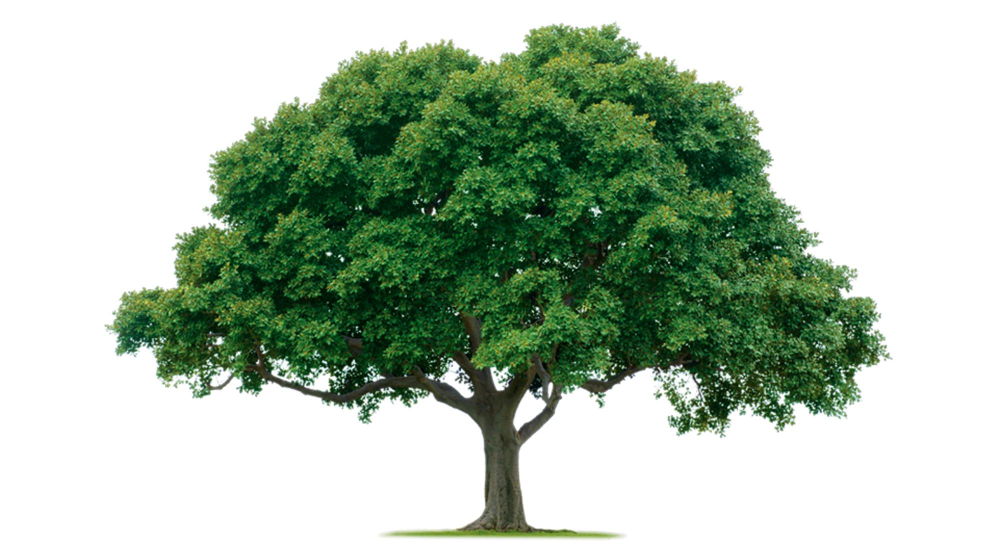
#> input picture tree.jpg, 2000 x 1082 px (shown at 1/2 size)
$ python image_compression_test.py
#> lines starting #> are read from the running program, lines starting #| are printed output that depends on the picture
import cv2
import numpy as np
import matplotlib.pyplot as plt

size = np.array([8,8])
zres = 8
invert = -1

def gaussian_reduce(img, ksize, stride):
    convolved = cv2.GaussianBlur(img, ksize, 0)

    #row, column = np.indices(((np.array(img.shape)[:-1])/stride).astype(np.int32))
    #return convolved[row*stride[0], column*stride[1]]
    return convolved

def scale(img, min, max):
    img = img-np.min(img)
    return img/np.max(img)*(max-min) + min

raw = cv2.cvtColor(cv2.imread("tree.jpg"), cv2.COLOR_BGR2RGB)

gray = cv2.cvtColor(raw, cv2.COLOR_RGB2GRAY)
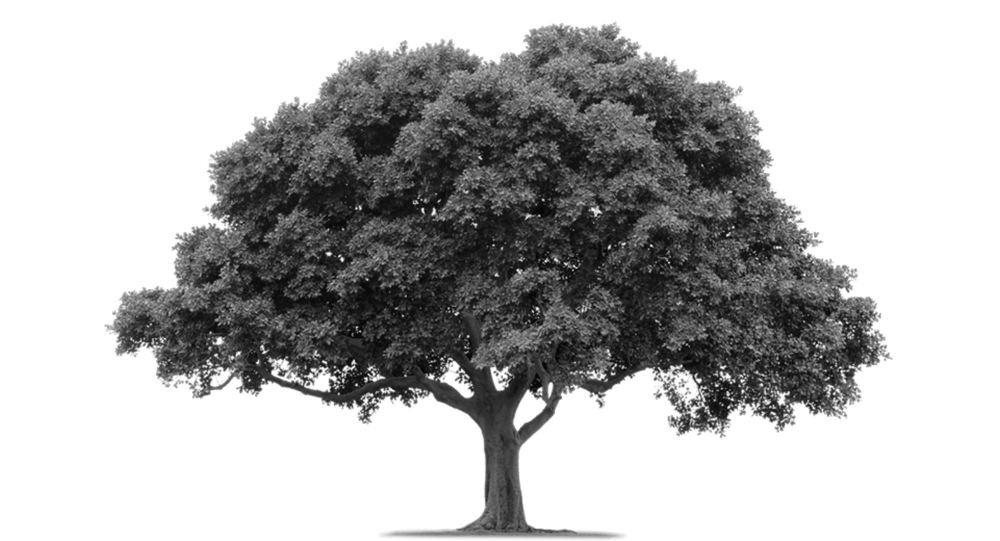
#> gray: shape (1082, 2000) (shown at 1/2 size); min 1, max 255, mean 182.7

gray = cv2.resize(gray, [np.min(np.array(gray.shape))]*2)
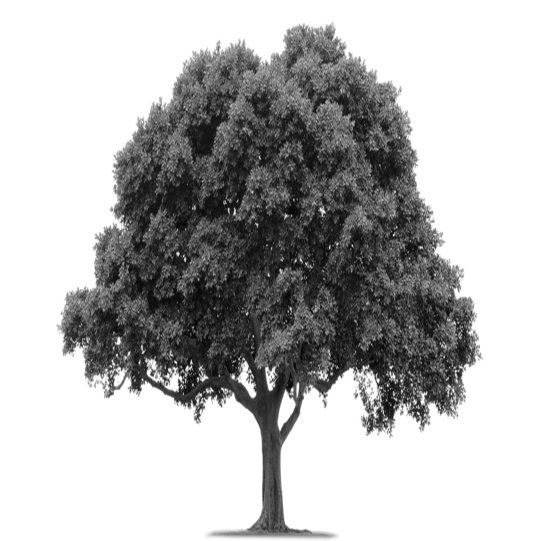
#> gray: shape (1082, 1082) (shown at 1/2 size); min 1, max 255, mean 182.7


stride = np.floor((np.array(gray.shape)[:-1]-1)/size).astype(np.int32)
#> stride = [135, 135]
ksize = np.ceil(np.array(gray.shape)[:-1]/size*2)
#> ksize = [271, 271]
ksize = (np.floor(ksize/2)*2+1).astype(np.int32)

gray = gaussian_reduce(gray, ksize, stride)
#> in gaussian_reduce, `convolved = cv2.GaussianBlur(img, ksize, 0)`:
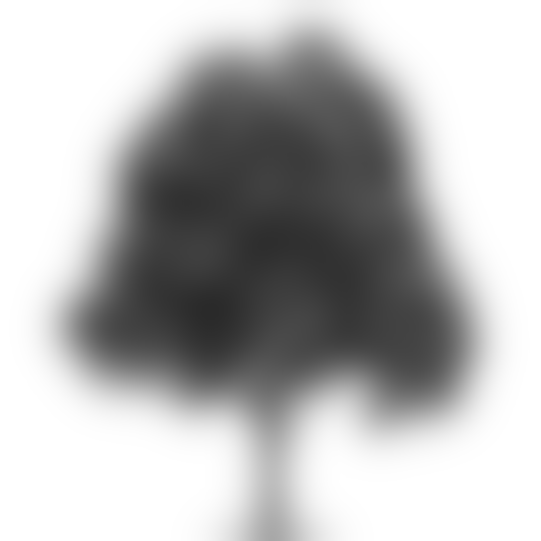
#> convolved: shape (1082, 1082) (shown at 1/2 size); min 42, max 255, mean 182.7

gray = scale(gray, 0, zres-1)
#> in scale, `img = img-np.min(img)`:
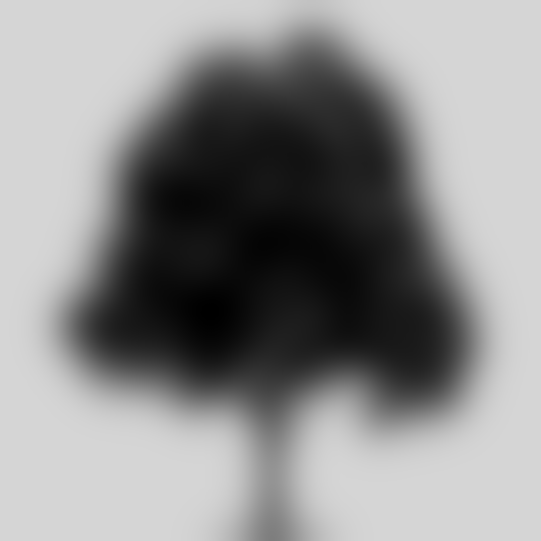
#> img: shape (1082, 1082) (shown at 1/2 size); min 0, max 213, mean 140.7
#> in scale, `return img/np.max(img)*(max-min) + min`:
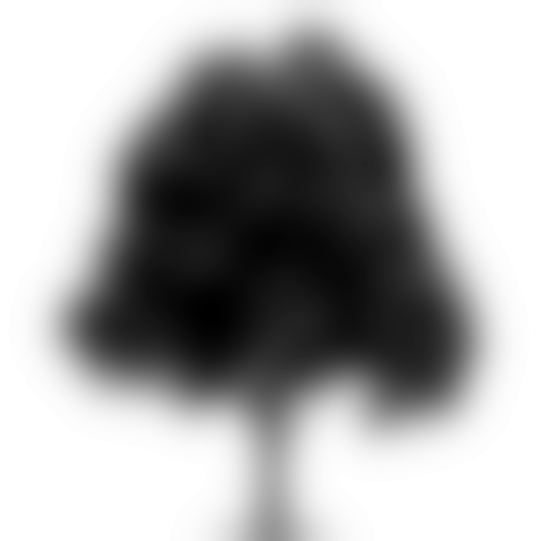
#> returned value: shape (1082, 1082) float64 (shown at 1/2 size); min 0, max 7, mean 4.63; drawn with min black and max white
if invert == -1:
    gray = (zres-1) - gray
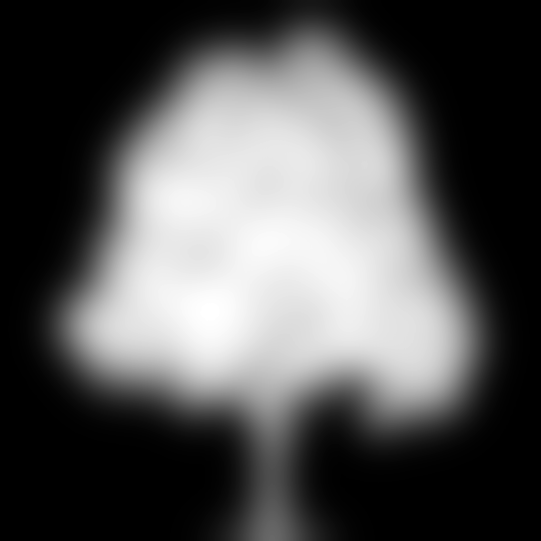
#> gray: shape (1082, 1082) float64 (shown at 1/2 size); min 0, max 7, mean 2.37; drawn with min black and max white
gray = gray.astype(np.int32)
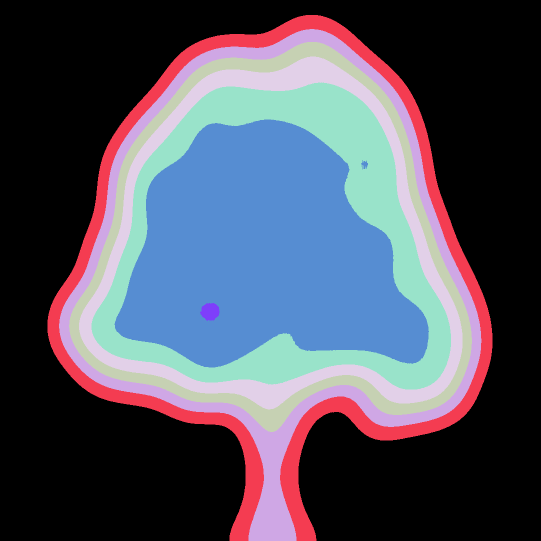
#> gray: shape (1082, 1082) int32 (shown at 1/2 size); 8 distinct labels, from 0 to 7; one colour per label, 0 black

plt.imshow(gray, cmap="gray")
plt.show()
